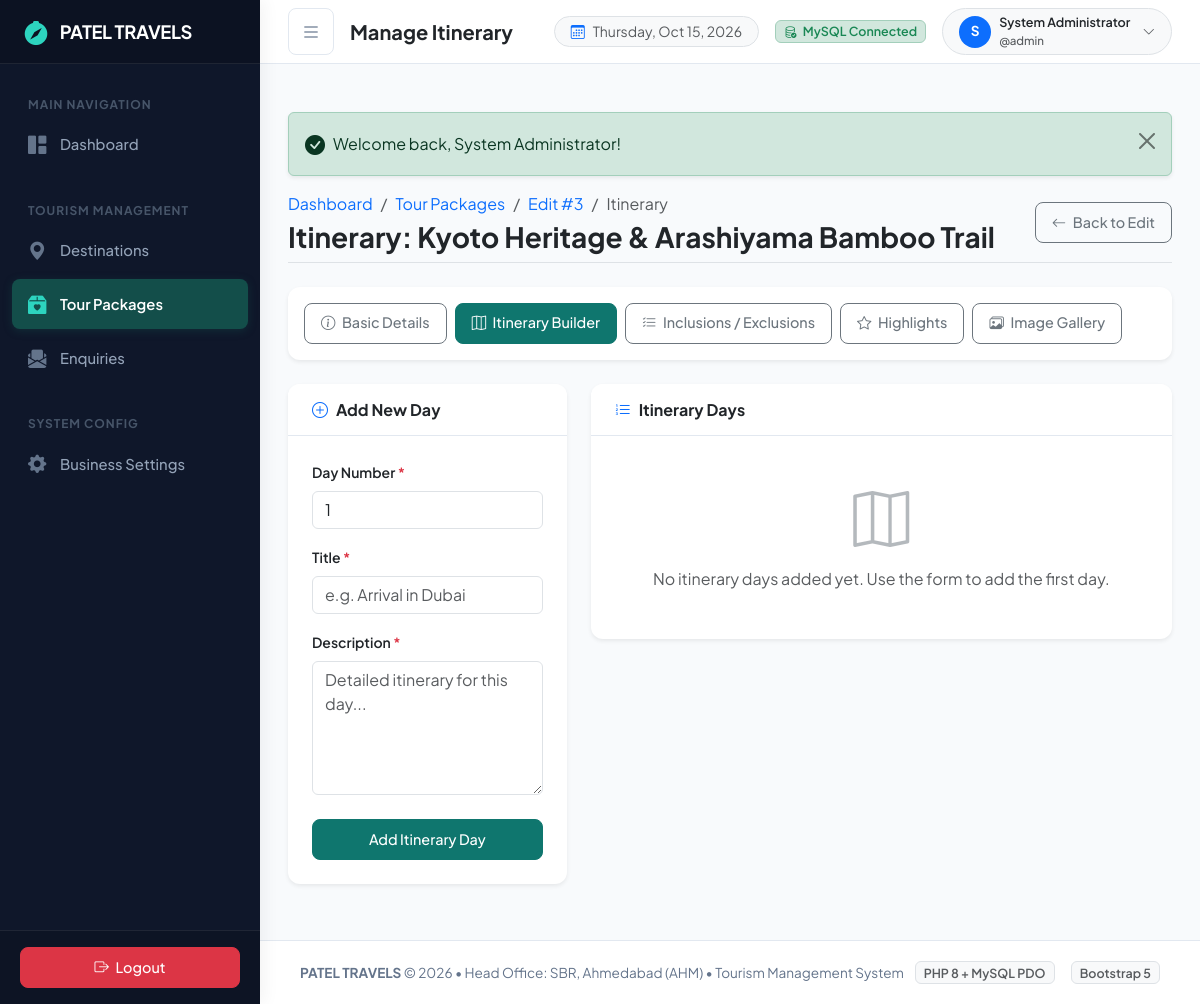
The page /admin/packages/itinerary.php?id=3 (signed in) on the database as committed earlier.
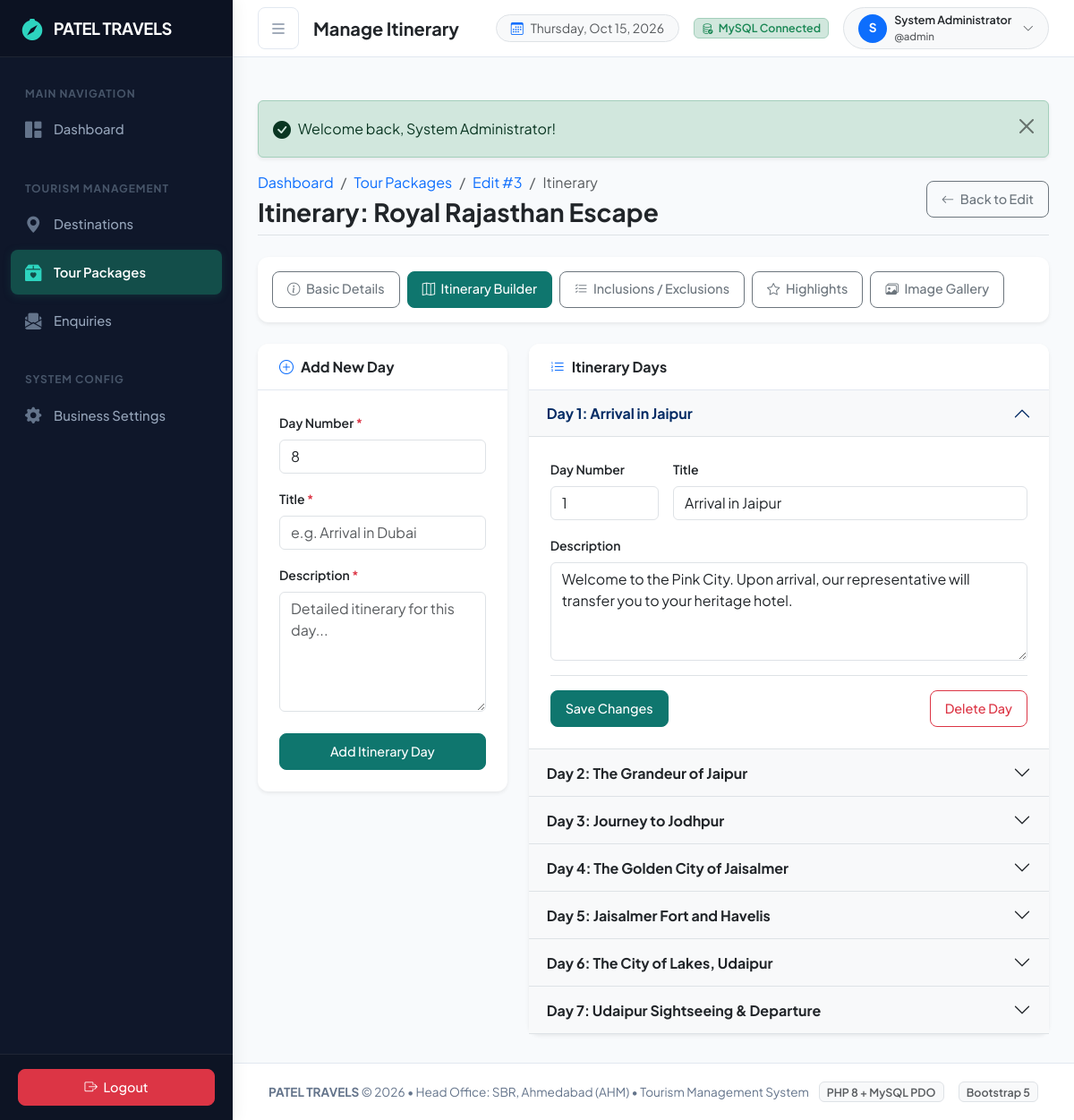
The same page on the database as committed later.
### tables this page shows
CREATE TABLE `packages` (
  `package_id` int(11) NOT NULL AUTO_INCREMENT,
  `package_code` varchar(50) NOT NULL,
  `package_name` varchar(150) NOT NULL,
  `slug` varchar(150) DEFAULT NULL,
  `seo_title` varchar(255) DEFAULT NULL,
  `seo_description` text DEFAULT NULL,
  `best_time` varchar(150) DEFAULT NULL,
  `destination_id` int(11) NOT NULL,
  `plan_type` varchar(50) DEFAULT 'Custom',
  `duration` varchar(50) NOT NULL,
  `duration_days` int(11) DEFAULT 0,
  `price` decimal(10,2) NOT NULL,
  `price_type` varchar(50) DEFAULT 'Per Person',
  `price_note` varchar(255) DEFAULT 'Final quote depends on dates, accommodation, group size and selected services.',
  `maximum_capacity` int(11) NOT NULL DEFAULT 20,
  `travel_date` date DEFAULT NULL,
  `description` text DEFAULT NULL,
  `included_services` text DEFAULT NULL,
  `excluded_services` text DEFAULT NULL,
  `image` varchar(255) DEFAULT NULL,
  `featured` tinyint(1) DEFAULT 0,
  `display_order` int(11) DEFAULT 0,
  `status` enum('active','inactive','sold_out') DEFAULT 'active',
  `created_at` datetime DEFAULT current_timestamp(),
  `updated_at` datetime DEFAULT current_timestamp() ON UPDATE current_timestamp(),
  PRIMARY KEY (`package_id`),
  UNIQUE KEY `package_code` (`package_code`),
  KEY `idx_package_destination` (`destination_id`),
  KEY `idx_package_status` (`status`),
  CONSTRAINT `fk_packages_destination` FOREIGN KEY (`destination_id`) REFERENCES `destinations` (`destination_id`) ON UPDATE CASCADE
);

CREATE TABLE `plan_itinerary` (
  `itinerary_id` int(11) NOT NULL AUTO_INCREMENT,
  `package_id` int(11) NOT NULL,
  `day_number` int(11) NOT NULL,
  `title` varchar(255) NOT NULL,
  `description` text DEFAULT NULL,
  `morning` text DEFAULT NULL,
  `afternoon` text DEFAULT NULL,
  `evening` text DEFAULT NULL,
  `overnight` text DEFAULT NULL,
  `created_at` datetime DEFAULT current_timestamp(),
  PRIMARY KEY (`itinerary_id`),
  KEY `package_id` (`package_id`),
  CONSTRAINT `plan_itinerary_ibfk_1` FOREIGN KEY (`package_id`) REFERENCES `packages` (`package_id`) ON DELETE CASCADE
);

### admin/packages/itinerary.php (the view, shortened to what the changed rows need)
<?php
$pdo = getDBConnection();
$id = (int)($_GET['id'] ?? 0);
$stmt = $pdo->prepare('SELECT * FROM packages WHERE package_id = :id');
$stmt->execute([':id' => $id]);
$package = $stmt->fetch();
$stmt = $pdo->prepare("SELECT * FROM plan_itinerary WHERE package_id = :id ORDER BY day_number ASC");
$stmt->execute([':id' => $id]);
$itinerary = $stmt->fetchAll();
require_once __DIR__ . '/../../includes/header.php';
require_once __DIR__ . '/../../includes/navbar.php';
?>
<div class="container-fluid p-0">
    <div class="d-flex flex-column flex-md-row align-items-md-center justify-content-between mb-4 pb-2 border-bottom">
        <div>
            <nav aria-label="breadcrumb">
                <ol class="breadcrumb mb-1 small">
                </ol>
            </nav>
            <h3 class="fw-bold mb-0 text-dark">Itinerary: <?= htmlspecialchars($package['package_name']) ?></h3>
        </div>
    </div>
    <div class="row">
        <div class="col-lg-4 mb-4">
            <div class="card border-0 shadow-sm">
                <div class="card-body p-4">
                    <form action="" method="POST">
                        <div class="mb-3">
                            <label class="form-label small fw-semibold">Day Number <span class="text-danger">*</span></label>
                            <input type="number" name="day_number" class="form-control" min="1" value="<?= count($itinerary) + 1 ?>" required>
                        </div>
                    </form>
                </div>
            </div>
        </div>
        <div class="col-lg-8">
            <div class="card border-0 shadow-sm">
                <div class="card-body p-0">
                    <?php if (empty($itinerary)): ?>
                        <div class="p-5 text-center text-muted">
                            <i class="bi bi-map display-4 text-secondary opacity-50 mb-3 d-block"></i>
                            <p class="mb-0">No itinerary days added yet. Use the form to add the first day.</p>
                        </div>
                    <?php else: ?>
                        <div class="accordion accordion-flush" id="itineraryAccordion">
                            <?php foreach ($itinerary as $index => $day): ?>
                                <div class="accordion-item border-bottom">
                                    <h2 class="accordion-header" id="heading<?= $day['id'] ?>">
                                        <button class="accordion-button <?= $index === 0 ? '' : 'collapsed' ?> bg-light fw-bold" type="button" data-bs-toggle="collapse" data-bs-target="#collapse<?= $day['id'] ?>">
                                            Day <?= $day['day_number'] ?>: <?= htmlspecialchars($day['title']) ?>
                                        </button>
                                    </h2>
                                    <div id="collapse<?= $day['id'] ?>" class="accordion-collapse collapse <?= $index === 0 ? 'show' : '' ?>" data-bs-parent="#itineraryAccordion">
                                        <div class="accordion-body p-4">
                                            <form action="" method="POST">
                                                <div class="row g-3 mb-3">
                                                    <div class="col-md-3">
                                                        <label class="form-label small fw-semibold">Day Number</label>
                                                        <input type="number" name="day_number" class="form-control" value="<?= $day['day_number'] ?>" required>
                                                    </div>
                                                    <div class="col-md-9">
                                                        <label class="form-label small fw-semibold">Title</label>
                                                        <input type="text" name="title" class="form-control" value="<?= htmlspecialchars($day['title']) ?>" required>
                                                    </div>
                                                </div>
                                                <div class="mb-3">
                                                    <label class="form-label small fw-semibold">Description</label>
                                                    <textarea name="description" class="form-control" rows="4" required><?= htmlspecialchars($day['description']) ?></textarea>
                                                </div>
                                                <div class="d-flex justify-content-between mt-3 pt-3 border-top">
                                                    <button type="submit" class="btn btn-sm btn-primary">Save Changes</button>
                                                    <button type="button" class="btn btn-sm btn-outline-danger" onclick="document.getElementById('delete-form-<?= $day['id'] ?>').submit();">Delete Day</button>
                                                </div>
                                            </form>
                                        </div>
                                    </div>
                                </div>
                            <?php endforeach; ?>
                        </div>
                    <?php endif; ?>
                </div>
            </div>
        </div>
    </div>
</div>
<?php require_once __DIR__ . '/../../includes/footer.php'; ?>

Rows that differ between the two databases and show on the page:
changed packages: package_name "Kyoto Heritage & Arashiyama Bamboo Trail" → "Royal Rajasthan Escape"
added plan_itinerary: day_number "1", title "Arrival in Jaipur", description "Welcome to the Pink City. Upon arrival, our representative will transfer you to your heritage hotel."
added plan_itinerary: day_number "2", title "The Grandeur of Jaipur"
added plan_itinerary: day_number "3", title "Journey to Jodhpur"
added plan_itinerary: day_number "4", title "The Golden City of Jaisalmer"
added plan_itinerary: day_number "5", title "Jaisalmer Fort and Havelis"
added plan_itinerary: day_number "6", title "The City of Lakes, Udaipur"
added plan_itinerary: day_number "7", title "Udaipur Sightseeing & Departure"
Other text that changed with them:
form field day_number: "1" → "8"
text no longer shown: "No itinerary days added yet. Use the form to add the first day."
